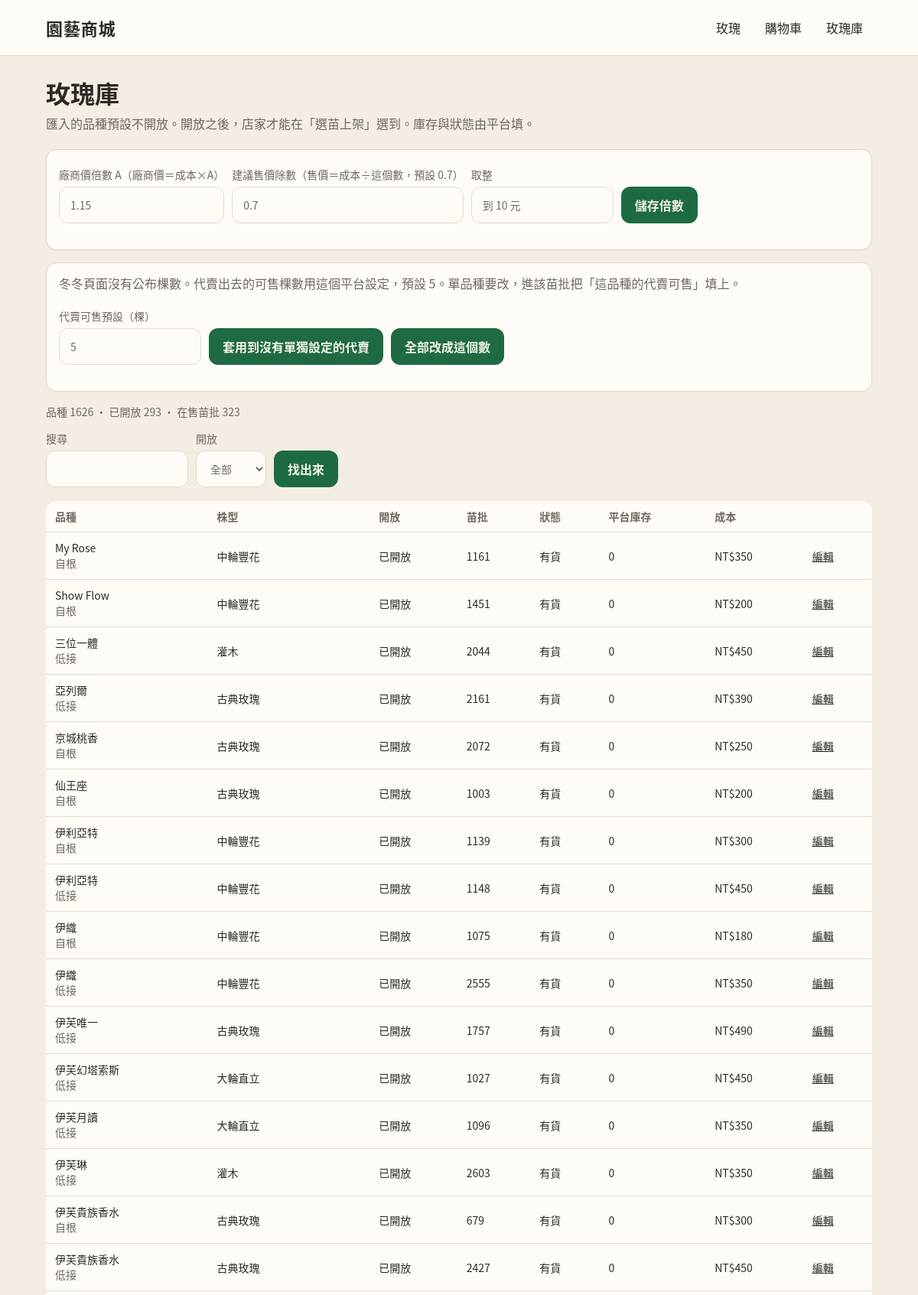
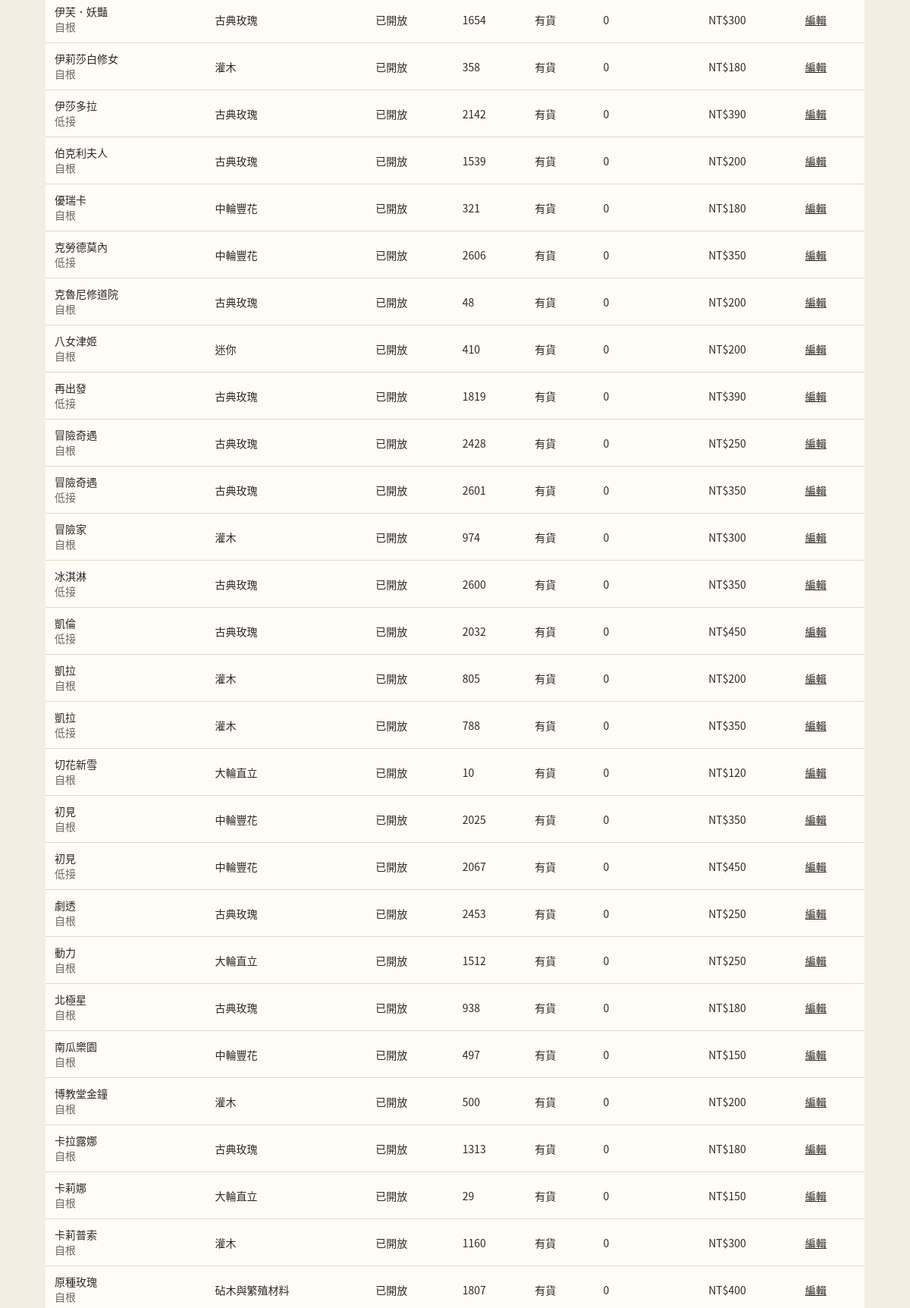
Screenshot of /admin/roses (signed in, upper part) with the database file from the repository (2 pictures, top to bottom).
### tables this page shows
CREATE TABLE settings (
  key TEXT PRIMARY KEY,
  value TEXT NOT NULL
);

CREATE TABLE rose_offers (
  id INTEGER PRIMARY KEY,
  variety_id INTEGER NOT NULL,
  supplier_sku TEXT NOT NULL UNIQUE,
  list_name TEXT NOT NULL,
  seedling TEXT NOT NULL DEFAULT '待補',
  cost_twd INTEGER,
  platform_stock INTEGER NOT NULL DEFAULT 0,
  offer_state TEXT NOT NULL DEFAULT '有貨',
  auto_preorder INTEGER NOT NULL DEFAULT 0,
  eta TEXT NOT NULL DEFAULT '',
  stock_note TEXT NOT NULL DEFAULT '',
  photo TEXT NOT NULL DEFAULT '',
  menu_label TEXT NOT NULL DEFAULT '',
  instock_at_import INTEGER NOT NULL DEFAULT 0,
  consigned_product_id INTEGER,
  FOREIGN KEY (variety_id) REFERENCES rose_varieties(id)
);

CREATE TABLE rose_varieties (
  id INTEGER PRIMARY KEY,
  variety_key TEXT NOT NULL UNIQUE,
  name_zh TEXT NOT NULL,
  name_orig TEXT NOT NULL DEFAULT '待補',
  aliases TEXT NOT NULL DEFAULT '待補',
  reg_name TEXT NOT NULL DEFAULT '待補',
  class_main TEXT NOT NULL DEFAULT '待補',
  class_intl TEXT NOT NULL DEFAULT '待補',
  ogr_class TEXT NOT NULL DEFAULT '待補',
  series TEXT NOT NULL DEFAULT '待補',
  breeder TEXT NOT NULL DEFAULT '待補',
  breeder_country TEXT NOT NULL DEFAULT '待補',
  year TEXT NOT NULL DEFAULT '待補',
  color_group TEXT NOT NULL DEFAULT '待補',
  color_desc TEXT NOT NULL DEFAULT '待補',
  fragrance TEXT NOT NULL DEFAULT '待補',
  scent_type TEXT NOT NULL DEFAULT '待補',
  flower_dia_cm TEXT NOT NULL DEFAULT '待補',
  flower_size TEXT NOT NULL DEFAULT '待補',
  petals TEXT NOT NULL DEFAULT '待補',
  doubleness TEXT NOT NULL DEFAULT '待補',
  form TEXT NOT NULL DEFAULT '待補',
  inflorescence TEXT NOT NULL DEFAULT '待補',
  bloom_habit TEXT NOT NULL DEFAULT '待補',
  bloom_months TEXT NOT NULL DEFAULT '待補',
  height_cm TEXT NOT NULL DEFAULT '待補',
  width_cm TEXT NOT NULL DEFAULT '待補',
  growth_habit TEXT NOT NULL DEFAULT '待補',
  disease_bs TEXT NOT NULL DEFAULT '待補',
  disease_pm TEXT NOT NULL DEFAULT '待補',
  heat_tw TEXT NOT NULL DEFAULT '待補',
  heat_flag TEXT NOT NULL DEFAULT '待補',
  shade TEXT NOT NULL DEFAULT '待補',
  usda_zone TEXT NOT NULL DEFAULT '待補',
  uses TEXT NOT NULL DEFAULT '待補',
  thorns TEXT NOT NULL DEFAULT '待補',
  awards TEXT NOT NULL DEFAULT '待補',
  pvr TEXT NOT NULL DEFAULT '待補',
  seedling_types TEXT NOT NULL DEFAULT '待補',
  description TEXT NOT NULL DEFAULT '',
  listed INTEGER NOT NULL DEFAULT 0,
  multiplier_a REAL,
  retail_divisor REAL,
  sources_json TEXT NOT NULL DEFAULT '{}',
  updated_at TEXT NOT NULL
, consign_stock INTEGER);

### src/bootstrap.php (called while the page is built, shortened)
<?php
function garden_root(): string
{
    return dirname(__DIR__);
}
function db_path(): string
{
    $env = getenv('GARDEN_DB');
    return $env !== false && $env !== '' ? $env : garden_root() . '/data/garden.sqlite';
}
function db(): PDO
{
    static $pdo = null;
    if ($pdo instanceof PDO) {
        return $pdo;
    }
    $path = db_path();
    $pdo = new PDO('sqlite:' . $path, null, null, [
        PDO::ATTR_ERRMODE => PDO::ERRMODE_EXCEPTION,
        PDO::ATTR_DEFAULT_FETCH_MODE => PDO::FETCH_ASSOC,
    ]);
    $pdo->exec('PRAGMA foreign_keys = ON');
    ensure_schema($pdo);
    return $pdo;
}
function h(?string $value): string
{
    return htmlspecialchars((string) $value, ENT_QUOTES | ENT_SUBSTITUTE, 'UTF-8');
}
function money(int $n): string
{
    return 'NT$' . number_format($n);
}
function categories(): array
{
    return [
        ['code' => 'HT', 'name' => '大輪直立', 'group' => '玫瑰', 'blurb' => ''],
        ['code' => 'FL', 'name' => '中輪豐花', 'group' => '玫瑰', 'blurb' => ''],
        ['code' => 'MIN', 'name' => '迷你', 'group' => '玫瑰', 'blurb' => ''],
        ['code' => 'SHR', 'name' => '灌木', 'group' => '玫瑰', 'blurb' => '英國玫瑰以育種者辨認，歸在灌木。'],
        ['code' => 'GC', 'name' => '地被', 'group' => '玫瑰', 'blurb' => ''],
        ['code' => 'CL', 'name' => '小型藤本', 'group' => '玫瑰', 'blurb' => '枝條較短，適合拱門與柱子，一般約可爬 2–3 公尺。'],
        ['code' => 'RA', 'name' => '蔓性藤本', 'group' => '玫瑰', 'blurb' => '枝條長而軟，適合籬笆與棚架整片披覆。'],
        ['code' => 'OGR', 'name' => '古典玫瑰', 'group' => '玫瑰', 'blurb' => ''],
        ['code' => 'SP', 'name' => '原種', 'group' => '玫瑰', 'blurb' => ''],
        ['code' => 'RS', 'name' => '砧木與繁殖材料', 'group' => '砧木與繁殖材料', 'blurb' => ''],
    ];
}
function category_name(string $code): string
{
    foreach (categories() as $cat) {
        if ($cat['code'] === $code) {
            return $cat['name'];
        }
    }
    return $code === '' ? PENDING : $code;
}
function ensure_schema(PDO $pdo): void
{
    $defaults = [
        'multiplier_a' => '1.15',
        'retail_divisor' => '0.7',
        'round_to' => '10',
        'min_batch' => '1',
        'consign_stock_default' => '5',
    ];
    $ins = $pdo->prepare('INSERT OR IGNORE INTO settings (key, value) VALUES (?, ?)');
    foreach ($defaults as $k => $v) {
        $ins->execute([$k, $v]);
    }
    $cols = array_column($pdo->query('PRAGMA table_info(rose_varieties)')->fetchAll(), 'name');
    $pcols = array_column($pdo->query('PRAGMA table_info(products)')->fetchAll(), 'name');
}
function setting(string $key): string
{
    $stmt = db()->prepare('SELECT value FROM settings WHERE key = ?');
    $stmt->execute([$key]);
    $v = $stmt->fetchColumn();
    return $v === false ? '' : (string) $v;
}
function current_user(): ?array
{
    return $_SESSION['user'] ?? null;
}
function cart_items(): array
{
    return $_SESSION['cart'] ?? [];
}
function render(string $view, array $data = []): void
{
    $data['user'] = current_user();
    $data['cartCount'] = array_sum(cart_items());
    extract($data, EXTR_SKIP);
    include garden_root() . '/views/' . $view . '.php';
    include garden_root() . '/views/layout.php';
}

### views/admin_roses.php (the view, shortened to what this page needs)
<h1>玫瑰庫</h1>
<p class="lede">匯入的品種預設不開放。開放之後，店家才能在「選苗上架」選到。庫存與狀態由平台填。</p>
<form method="post" action="/admin/settings" class="card pad" style="margin-bottom:16px">
  <div class="filters">
    <label class="f">廠商價倍數 A（廠商價＝成本×A）
      <input type="text" name="multiplier_a" value="<?= h($settings['multiplier_a']) ?>">
    </label>
    <label class="f">建議售價除數（售價＝成本÷這個數，預設 0.7）
      <input type="text" name="retail_divisor" value="<?= h($settings['retail_divisor']) ?>">
    </label>
    <label class="f">取整
      <input type="text" value="到 10 元" disabled>
    </label>
    <button class="btn" type="submit">儲存倍數</button>
  </div>
</form>
<form method="post" action="/admin/consign-stock" class="card pad" style="margin-bottom:16px">
  <p class="lede">冬冬頁面沒有公布棵數。代賣出去的可售棵數用這個平台設定，預設 5。單品種要改，進該苗批把「這品種的代賣可售」填上。</p>
  <div class="filters">
    <label class="f">代賣可售預設（棵）
      <input type="number" name="consign_stock_default" min="1" value="<?= h($settings['consign_stock_default'] ?? '5') ?>">
    </label>
    <button class="btn" type="submit" name="apply" value="missing">套用到沒有單獨設定的代賣</button>
    <button class="btn" type="submit" name="apply" value="all">全部改成這個數</button>
  </div>
</form>
<p class="meta">品種 <?= (int) $counts['varieties'] ?> · 已開放 <?= (int) $counts['listed'] ?> · 在售苗批 <?= (int) $counts['offers'] ?></p>
<form class="filters" method="get" action="/admin/roses">
  <label class="f">搜尋<input type="text" name="q" value="<?= h($q) ?>"></label>
  <label class="f">開放
    <select name="listed">
      <option value="">全部</option>
    </select>
  </label>
  <button class="btn" type="submit">找出來</button>
</form>
<table class="table">
  <thead>
    <tr><th>品種</th><th>株型</th><th>開放</th><th>苗批</th><th>狀態</th><th>平台庫存</th><th>成本</th><th></th></tr>
  </thead>
  <tbody>
  <?php foreach ($rows as $row): ?>
    <tr>
      <td><?= h($row['name_zh']) ?><div class="meta"><?= h($row['seedling']) ?></div></td>
      <td><?= h(category_name((string) $row['class_main'])) ?></td>
      <td><?= (int) $row['listed'] === 1 ? '已開放' : '未開放' ?></td>
      <td><?= h($row['supplier_sku']) ?></td>
      <td><?= h($row['offer_state']) ?></td>
      <td><?= (int) $row['platform_stock'] ?></td>
      <td><?= $row['cost_twd'] === null ? PENDING : money((int) $row['cost_twd']) ?></td>
      <td><a href="/admin/rose/<?= (int) $row['offer_id'] ?>">編輯</a></td>
    </tr>
  <?php endforeach; ?>
  </tbody>
</table>

### public/assets/app.css (style rules this page uses)
:root { --cream: #f3ede3; --paper: #fffcf7; --ink: #2c2824; --muted: #6f675f; --line: #e3d8c8; --green: #1e6b43; --green-dark: #154e32; --warn: #8a3e2a; --shadow: 0 1px 0 rgba(44, 40, 36, 0.04); --radius: 14px; --gap: 16px; font-family: "Noto Sans CJK TC", "Noto Sans TC", "PingFang TC", "Microsoft JhengHei", sans-serif; }
* { box-sizing: border-box; }
html, body { margin: 0; padding: 0; background: var(--cream); color: var(--ink); }
body { min-height: 100vh; }
a { color: inherit; }
button, input, select, textarea { font: inherit; color: inherit; }
h1 { font-size: 32px; line-height: 1.25; margin: 0 0 8px; font-weight: 700; }
.lede { color: var(--muted); margin: 0 0 20px; font-size: 16px; line-height: 1.6; }
.card { background: var(--paper); border: 1px solid var(--line); border-radius: var(--radius); box-shadow: var(--shadow); overflow: hidden; }
.card .pad, .pad { padding: 14px 16px 16px; }
.meta { color: var(--muted); font-size: 14px; line-height: 1.5; }
.filters { display: flex; flex-wrap: wrap; gap: 10px; margin: 8px 0 18px; align-items: end; }
label.f { display: flex; flex-direction: column; gap: 6px; font-size: 14px; color: var(--muted); }
select, input[type="text"], input[type="password"], input[type="number"] { background: var(--paper); border: 1px solid var(--line); border-radius: 12px; padding: 12px 14px; min-height: 48px; }
.btn { display: inline-flex; align-items: center; justify-content: center; gap: 8px; background: var(--green); color: #f7f3ea; border: 0; border-radius: 12px; min-height: 48px; padding: 0 18px; text-decoration: none; font-weight: 700; cursor: pointer; }
.table { width: 100%; border-collapse: collapse; background: var(--paper); border-radius: var(--radius); overflow: hidden; }
.table th, .table td { padding: 10px 12px; border-bottom: 1px solid var(--line); text-align: left; font-size: 14px; }
.table th { color: var(--muted); font-weight: 600; }

### rows the page displays
settings: consign_stock_default "5"
rose_offers: variety.name_zh "My Rose", seedling "自根", variety.class_main "中輪豐花", supplier_sku "1161", offer_state "有貨", platform_stock "0", cost_twd "NT$350"
rose_offers: variety.name_zh "Show Flow", seedling "自根", variety.class_main "中輪豐花", supplier_sku "1451", offer_state "有貨", platform_stock "0", cost_twd "NT$200"
rose_offers: variety.name_zh "三位一體", seedling "低接", variety.class_main "灌木", supplier_sku "2044", offer_state "有貨", platform_stock "0", cost_twd "NT$450"
rose_offers: variety.name_zh "亞列爾", seedling "低接", variety.class_main "古典玫瑰", supplier_sku "2161", offer_state "有貨", platform_stock "0", cost_twd "NT$390"
rose_offers: variety.name_zh "京城桃香", seedling "自根", variety.class_main "古典玫瑰", supplier_sku "2072", offer_state "有貨", platform_stock "0", cost_twd "NT$250"
rose_offers: variety.name_zh "仙王座", seedling "自根", variety.class_main "古典玫瑰", supplier_sku "1003", offer_state "有貨", platform_stock "0", cost_twd "NT$200"
rose_offers: variety.name_zh "伊利亞特", seedling "自根", variety.class_main "中輪豐花", supplier_sku "1139", offer_state "有貨", platform_stock "0", cost_twd "NT$300"
rose_offers: variety.name_zh "伊利亞特", seedling "低接", variety.class_main "中輪豐花", supplier_sku "1148", offer_state "有貨", platform_stock "0", cost_twd "NT$450"
rose_offers: variety.name_zh "伊織", seedling "自根", variety.class_main "中輪豐花", supplier_sku "1075", offer_state "有貨", platform_stock "0", cost_twd "NT$180"
rose_offers: variety.name_zh "伊織", seedling "低接", variety.class_main "中輪豐花", supplier_sku "2555", offer_state "有貨", platform_stock "0", cost_twd "NT$350"
rose_offers: variety.name_zh "伊芙唯一", seedling "低接", variety.class_main "古典玫瑰", supplier_sku "1757", offer_state "有貨", platform_stock "0", cost_twd "NT$490"
rose_offers: variety.name_zh "伊芙幻塔索斯", seedling "低接", variety.class_main "大輪直立", supplier_sku "1027", offer_state "有貨", platform_stock "0", cost_twd "NT$450"
rose_offers: variety.name_zh "伊芙月讀", seedling "低接", variety.class_main "大輪直立", supplier_sku "1096", offer_state "有貨", platform_stock "0", cost_twd "NT$350"
rose_offers: variety.name_zh "伊芙琳", seedling "低接", variety.class_main "灌木", supplier_sku "2603", offer_state "有貨", platform_stock "0", cost_twd "NT$350"
rose_offers: variety.name_zh "伊芙貴族香水", seedling "自根", variety.class_main "古典玫瑰", supplier_sku "679", offer_state "有貨", platform_stock "0", cost_twd "NT$300"
rose_offers: variety.name_zh "伊芙貴族香水", seedling "低接", variety.class_main "古典玫瑰", supplier_sku "2427", offer_state "有貨", platform_stock "0", cost_twd "NT$450"
rose_offers: variety.name_zh "伊芙．妖豔", seedling "自根", variety.class_main "古典玫瑰", supplier_sku "1654", offer_state "有貨", platform_stock "0", cost_twd "NT$300"
rose_offers: variety.name_zh "伊莉莎白修女", seedling "自根", variety.class_main "灌木", supplier_sku "358", offer_state "有貨", platform_stock "0", cost_twd "NT$180"
rose_offers: variety.name_zh "伊莎多拉", seedling "低接", variety.class_main "古典玫瑰", supplier_sku "2142", offer_state "有貨", platform_stock "0", cost_twd "NT$390"
rose_offers: variety.name_zh "伯克利夫人", seedling "自根", variety.class_main "古典玫瑰", supplier_sku "1539", offer_state "有貨", platform_stock "0", cost_twd "NT$200"
rose_offers: variety.name_zh "優瑞卡", seedling "自根", variety.class_main "中輪豐花", supplier_sku "321", offer_state "有貨", platform_stock "0", cost_twd "NT$180"
rose_offers: variety.name_zh "克勞德莫內", seedling "低接", variety.class_main "中輪豐花", supplier_sku "2606", offer_state "有貨", platform_stock "0", cost_twd "NT$350"
rose_offers: variety.name_zh "克魯尼修道院", seedling "自根", variety.class_main "古典玫瑰", supplier_sku "48", offer_state "有貨", platform_stock "0", cost_twd "NT$200"
rose_offers: variety.name_zh "八女津姬", seedling "自根", variety.class_main "迷你", supplier_sku "410", offer_state "有貨", platform_stock "0", cost_twd "NT$200"
rose_offers: variety.name_zh "再出發", seedling "低接", variety.class_main "古典玫瑰", supplier_sku "1819", offer_state "有貨", platform_stock "0", cost_twd "NT$390"
rose_offers: variety.name_zh "冒險奇遇", seedling "自根", variety.class_main "古典玫瑰", supplier_sku "2428", offer_state "有貨", platform_stock "0", cost_twd "NT$250"
rose_offers: variety.name_zh "冒險奇遇", seedling "低接", variety.class_main "古典玫瑰", supplier_sku "2601", offer_state "有貨", platform_stock "0", cost_twd "NT$350"
rose_offers: variety.name_zh "冒險家", seedling "自根", variety.class_main "灌木", supplier_sku "974", offer_state "有貨", platform_stock "0", cost_twd "NT$300"
rose_offers: variety.name_zh "冰淇淋", seedling "低接", variety.class_main "古典玫瑰", supplier_sku "2600", offer_state "有貨", platform_stock "0", cost_twd "NT$350"
rose_offers: variety.name_zh "凱倫", seedling "低接", variety.class_main "古典玫瑰", supplier_sku "2032", offer_state "有貨", platform_stock "0", cost_twd "NT$450"
rose_offers: variety.name_zh "凱拉", seedling "自根", variety.class_main "灌木", supplier_sku "805", offer_state "有貨", platform_stock "0", cost_twd "NT$200"
rose_offers: variety.name_zh "凱拉", seedling "低接", variety.class_main "灌木", supplier_sku "788", offer_state "有貨", platform_stock "0", cost_twd "NT$350"
rose_offers: variety.name_zh "切花新雪", seedling "自根", variety.class_main "大輪直立", supplier_sku "10", offer_state "有貨", platform_stock "0", cost_twd "NT$120"
rose_offers: variety.name_zh "初見", seedling "自根", variety.class_main "中輪豐花", supplier_sku "2025", offer_state "有貨", platform_stock "0", cost_twd "NT$350"
rose_offers: variety.name_zh "初見", seedling "低接", variety.class_main "中輪豐花", supplier_sku "2067", offer_state "有貨", platform_stock "0", cost_twd "NT$450"
rose_offers: variety.name_zh "劇透", seedling "自根", variety.class_main "古典玫瑰", supplier_sku "2453", offer_state "有貨", platform_stock "0", cost_twd "NT$250"
rose_offers: variety.name_zh "動力", seedling "自根", variety.class_main "大輪直立", supplier_sku "1512", offer_state "有貨", platform_stock "0", cost_twd "NT$250"
rose_offers: variety.name_zh "北極星", seedling "自根", variety.class_main "古典玫瑰", supplier_sku "938", offer_state "有貨", platform_stock "0", cost_twd "NT$180"
rose_offers: variety.name_zh "南瓜樂園", seedling "自根", variety.class_main "中輪豐花", supplier_sku "497", offer_state "有貨", platform_stock "0", cost_twd "NT$150"
rose_offers: variety.name_zh "博教堂金鐘", seedling "自根", variety.class_main "灌木", supplier_sku "500", offer_state "有貨", platform_stock "0", cost_twd "NT$200"
rose_offers: variety.name_zh "卡拉露娜", seedling "自根", variety.class_main "古典玫瑰", supplier_sku "1313", offer_state "有貨", platform_stock "0", cost_twd "NT$180"
rose_offers: variety.name_zh "卡莉娜", seedling "自根", variety.class_main "大輪直立", supplier_sku "29", offer_state "有貨", platform_stock "0", cost_twd "NT$150"
rose_offers: variety.name_zh "卡莉普索", seedling "自根", variety.class_main "灌木", supplier_sku "1160", offer_state "有貨", platform_stock "0", cost_twd "NT$300"
rose_offers: variety.name_zh "原種玫瑰", seedling "自根", variety.class_main "砧木與繁殖材料", supplier_sku "1807", offer_state "有貨", platform_stock "0", cost_twd "NT$400"

### other values shown
$counts['varieties'] "1626"
$counts['listed'] "293"
$counts['offers'] "323"
